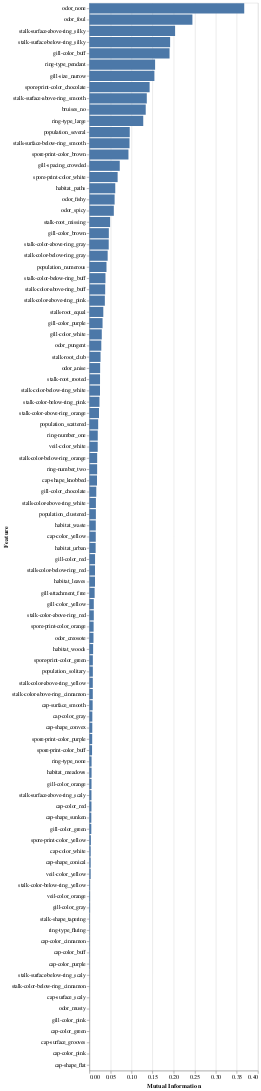

The code cell stored with this chart in its notebook:
### Code cell
# Converting the feature_importance series to a DataFrame
feature_importance_df = feature_importance.reset_index()
feature_importance_df.columns = ['Feature', 'Mutual Information']

# Sorting the DataFrame based on Mutual Information
feature_importance_df = feature_importance_df.sort_values(by='Mutual Information', ascending=False)

# Plotting the bar chart
chart = alt.Chart(feature_importance_df).mark_bar().encode(
    y=alt.Y('Feature:N', sort='-x', title='Feature'),
    x='Mutual Information:Q'
)

chart

### Figure 1 — Vega specification as saved in the notebook (floating-point values rounded to 4 significant figures)
{"$schema": "https://vega.github.io/schema/vega/v5.json", "data": [{"name": "source_0"}, {"name": "data_0", "values": [{"Feature": "odor_none", "Mutual Information": 0.3674, "Mutual Information_end": 0.3674, "Mutual Information_start": 0.0}, {"Feature": "odor_foul", "Mutual Information": 0.2445, "Mutual Information_end": 0.2445, "Mutual Information_start": 0.0}, {"Feature": "stalk-surface-above-ring_silky", "Mutual Information": 0.2034, "Mutual Information_end": 0.2034, "Mutual Information_start": 0.0}, {"Feature": "stalk-surface-below-ring_silky", "Mutual Information": 0.1916, "Mutual Information_end": 0.1916, "Mutual Information_start": 0.0}, {"Feature": "gill-color_buff", "Mutual Information": 0.1903, "Mutual Information_end": 0.1903, "Mutual Information_start": 0.0}, {"Feature": "ring-type_pendant", "Mutual Information": 0.156, "Mutual Information_end": 0.156, "Mutual Information_start": 0.0}, {"Feature": "gill-size_narrow", "Mutual Information": 0.1543, "Mutual Information_end": 0.1543, "Mutual Information_start": 0.0}, {"Feature": "spore-print-color_chocolate", "Mutual Information": 0.143, "Mutual Information_end": 0.143, "Mutual Information_start": 0.0}, {"Feature": "stalk-surface-above-ring_smooth", "Mutual Information": 0.1363, "Mutual Information_end": 0.1363, "Mutual Information_start": 0.0}, {"Feature": "bruises_no", "Mutual Information": 0.1337, "Mutual Information_end": 0.1337, "Mutual Information_start": 0.0}, {"Feature": "ring-type_large", "Mutual Information": 0.1278, "Mutual Information_end": 0.1278, "Mutual Information_start": 0.0}, {"Feature": "population_several", "Mutual Information": 0.0958, "Mutual Information_end": 0.0958, "Mutual Information_start": 0.0}, {"Feature": "stalk-surface-below-ring_smooth", "Mutual Information": 0.09527, "Mutual Information_end": 0.09527, "Mutual Information_start": 0.0}, {"Feature": "spore-print-color_brown", "Mutual Information": 0.09275, "Mutual Information_end": 0.09275, "Mutual Information_start": 0.0}, {"Feature": "gill-spacing_crowded", "Mutual Information": 0.0721, "Mutual Information_end": 0.0721, "Mutual Information_start": 0.0}, {"Feature": "spore-print-color_white", "Mutual Information": 0.06708, "Mutual Information_end": 0.06708, "Mutual Information_start": 0.0}, {"Feature": "habitat_paths", "Mutual Information": 0.06145, "Mutual Information_end": 0.06145, "Mutual Information_start": 0.0}, {"Feature": "odor_fishy", "Mutual Information": 0.05993, "Mutual Information_end": 0.05993, "Mutual Information_start": 0.0}, {"Feature": "odor_spicy", "Mutual Information": 0.05804, "Mutual Information_end": 0.05804, "Mutual Information_start": 0.0}, {"Feature": "stalk-root_missing", "Mutual Information": 0.04921, "Mutual Information_end": 0.04921, "Mutual Information_start": 0.0}, {"Feature": "gill-color_brown", "Mutual Information": 0.04622, "Mutual Information_end": 0.04622, "Mutual Information_start": 0.0}, {"Feature": "stalk-color-above-ring_gray", "Mutual Information": 0.04594, "Mutual Information_end": 0.04594, "Mutual Information_start": 0.0}, {"Feature": "stalk-color-below-ring_gray", "Mutual Information": 0.04341, "Mutual Information_end": 0.04341, "Mutual Information_start": 0.0}, {"Feature": "population_numerous", "Mutual Information": 0.04065, "Mutual Information_end": 0.04065, "Mutual Information_start": 0.0}, {"Feature": "stalk-color-below-ring_buff", "Mutual Information": 0.03821, "Mutual Information_end": 0.03821, "Mutual Information_start": 0.0}, {"Feature": "stalk-color-above-ring_buff", "Mutual Information": 0.03756, "Mutual Information_end": 0.03756, "Mutual Information_start": 0.0}, {"Feature": "stalk-color-above-ring_pink", "Mutual Information": 0.03675, "Mutual Information_end": 0.03675, "Mutual Information_start": 0.0}, {"Feature": "stalk-root_equal", "Mutual Information": 0.03309, "Mutual Information_end": 0.03309, "Mutual Information_start": 0.0}, {"Feature": "gill-color_purple", "Mutual Information": 0.03131, "Mutual Information_end": 0.03131, "Mutual Information_start": 0.0}, {"Feature": "gill-color_white", "Mutual Information": 0.02948, "Mutual Information_end": 0.02948, "Mutual Information_start": 0.0}, {"Feature": "odor_pungent", "Mutual Information": 0.02835, "Mutual Information_end": 0.02835, "Mutual Information_start": 0.0}, {"Feature": "stalk-root_club", "Mutual Information": 0.02654, "Mutual Information_end": 0.02654, "Mutual Information_start": 0.0}, {"Feature": "odor_anise", "Mutual Information": 0.02559, "Mutual Information_end": 0.02559, "Mutual Information_start": 0.0}, {"Feature": "stalk-root_rooted", "Mutual Information": 0.02533, "Mutual Information_end": 0.02533, "Mutual Information_start": 0.0}, {"Feature": "stalk-color-below-ring_white", "Mutual Information": 0.02523, "Mutual Information_end": 0.02523, "Mutual Information_start": 0.0}, {"Feature": "stalk-color-below-ring_pink", "Mutual Information": 0.02402, "Mutual Information_end": 0.02402, "Mutual Information_start": 0.0}, {"Feature": "stalk-color-above-ring_orange", "Mutual Information": 0.02287, "Mutual Information_end": 0.02287, "Mutual Information_start": 0.0}, {"Feature": "population_scattered", "Mutual Information": 0.02091, "Mutual Information_end": 0.02091, "Mutual Information_start": 0.0}, {"Feature": "ring-number_one", "Mutual Information": 0.01994, "Mutual Information_end": 0.01994, "Mutual Information_start": 0.0}, {"Feature": "veil-color_white", "Mutual Information": 0.01981, "Mutual Information_end": 0.01981, "Mutual Information_start": 0.0}, {"Feature": "stalk-color-below-ring_orange", "Mutual Information": 0.01854, "Mutual Information_end": 0.01854, "Mutual Information_start": 0.0}, {"Feature": "ring-number_two", "Mutual Information": 0.01845, "Mutual Information_end": 0.01845, "Mutual Information_start": 0.0}, {"Feature": "cap-shape_knobbed", "Mutual Information": 0.01813, "Mutual Information_end": 0.01813, "Mutual Information_start": 0.0}, {"Feature": "gill-color_chocolate", "Mutual Information": 0.01644, "Mutual Information_end": 0.01644, "Mutual Information_start": 0.0}, {"Feature": "stalk-color-above-ring_white", "Mutual Information": 0.01554, "Mutual Information_end": 0.01554, "Mutual Information_start": 0.0}, {"Feature": "population_clustered", "Mutual Information": 0.01547, "Mutual Information_end": 0.01547, "Mutual Information_start": 0.0}, {"Feature": "habitat_waste", "Mutual Information": 0.01526, "Mutual Information_end": 0.01526, "Mutual Information_start": 0.0}, {"Feature": "cap-color_yellow", "Mutual Information": 0.0152, "Mutual Information_end": 0.0152, "Mutual Information_start": 0.0}, {"Feature": "habitat_urban", "Mutual Information": 0.01491, "Mutual Information_end": 0.01491, "Mutual Information_start": 0.0}, {"Feature": "gill-color_red", "Mutual Information": 0.01353, "Mutual Information_end": 0.01353, "Mutual Information_start": 0.0}, {"Feature": "stalk-color-below-ring_red", "Mutual Information": 0.01337, "Mutual Information_end": 0.01337, "Mutual Information_start": 0.0}, {"Feature": "habitat_leaves", "Mutual Information": 0.01332, "Mutual Information_end": 0.01332, "Mutual Information_start": 0.0}, {"Feature": "gill-attachment_free", "Mutual Information": 0.01251, "Mutual Information_end": 0.01251, "Mutual Information_start": 0.0}, {"Feature": "gill-color_yellow", "Mutual Information": 0.01053, "Mutual Information_end": 0.01053, "Mutual Information_start": 0.0}, {"Feature": "stalk-color-above-ring_red", "Mutual Information": 0.01052, "Mutual Information_end": 0.01052, "Mutual Information_start": 0.0}, {"Feature": "spore-print-color_orange", "Mutual Information": 0.01011, "Mutual Information_end": 0.01011, "Mutual Information_start": 0.0}, {"Feature": "odor_creosote", "Mutual Information": 0.009789, "Mutual Information_end": 0.009789, "Mutual Information_start": 0.0}, {"Feature": "habitat_woods", "Mutual Information": 0.008935, "Mutual Information_end": 0.008935, "Mutual Information_start": 0.0}, {"Feature": "spore-print-color_green", "Mutual Information": 0.008321, "Mutual Information_end": 0.008321, "Mutual Information_start": 0.0}, {"Feature": "population_solitary", "Mutual Information": 0.008289, "Mutual Information_end": 0.008289, "Mutual Information_start": 0.0}, {"Feature": "stalk-color-above-ring_yellow", "Mutual Information": 0.008182, "Mutual Information_end": 0.008182, "Mutual Information_start": 0.0}, {"Feature": "stalk-color-above-ring_cinnamon", "Mutual Information": 0.008159, "Mutual Information_end": 0.008159, "Mutual Information_start": 0.0}, {"Feature": "cap-surface_smooth", "Mutual Information": 0.007831, "Mutual Information_end": 0.007831, "Mutual Information_start": 0.0}, {"Feature": "cap-color_gray", "Mutual Information": 0.007091, "Mutual Information_end": 0.007091, "Mutual Information_start": 0.0}, {"Feature": "cap-shape_convex", "Mutual Information": 0.006968, "Mutual Information_end": 0.006968, "Mutual Information_start": 0.0}, {"Feature": "spore-print-color_purple", "Mutual Information": 0.006768, "Mutual Information_end": 0.006768, "Mutual Information_start": 0.0}, {"Feature": "spore-print-color_buff", "Mutual Information": 0.006411, "Mutual Information_end": 0.006411, "Mutual Information_start": 0.0}, {"Feature": "ring-type_none", "Mutual Information": 0.005282, "Mutual Information_end": 0.005282, "Mutual Information_start": 0.0}, {"Feature": "habitat_meadows", "Mutual Information": 0.005254, "Mutual Information_end": 0.005254, "Mutual Information_start": 0.0}, {"Feature": "gill-color_orange", "Mutual Information": 0.005131, "Mutual Information_end": 0.005131, "Mutual Information_start": 0.0}, {"Feature": "stalk-surface-above-ring_scaly", "Mutual Information": 0.00501, "Mutual Information_end": 0.00501, "Mutual Information_start": 0.0}, {"Feature": "cap-color_red", "Mutual Information": 0.004976, "Mutual Information_end": 0.004976, "Mutual Information_start": 0.0}, {"Feature": "cap-shape_sunken", "Mutual Information": 0.004684, "Mutual Information_end": 0.004684, "Mutual Information_start": 0.0}, {"Feature": "gill-color_green", "Mutual Information": 0.004639, "Mutual Information_end": 0.004639, "Mutual Information_start": 0.0}, {"Feature": "spore-print-color_yellow", "Mutual Information": 0.003663, "Mutual Information_end": 0.003663, "Mutual Information_start": 0.0}, {"Feature": "cap-color_white", "Mutual Information": 0.003172, "Mutual Information_end": 0.003172, "Mutual Information_start": 0.0}, {"Feature": "cap-shape_conical", "Mutual Information": 0.003104, "Mutual Information_end": 0.003104, "Mutual Information_start": 0.0}, {"Feature": "veil-color_yellow", "Mutual Information": 0.003078, "Mutual Information_end": 0.003078, "Mutual Information_start": 0.0}, {"Feature": "stalk-color-below-ring_yellow", "Mutual Information": 0.001704, "Mutual Information_end": 0.001704, "Mutual Information_start": 0.0}, {"Feature": "veil-color_orange", "Mutual Information": 0.001701, "Mutual Information_end": 0.001701, "Mutual Information_start": 0.0}, {"Feature": "gill-color_gray", "Mutual Information": 0.001671, "Mutual Information_end": 0.001671, "Mutual Information_start": 0.0}, {"Feature": "stalk-shape_tapering", "Mutual Information": 0.001002, "Mutual Information_end": 0.001002, "Mutual Information_start": 0.0}, {"Feature": "ring-type_flaring", "Mutual Information": 0.0008539, "Mutual Information_end": 0.0008539, "Mutual Information_start": 0.0}, {"Feature": "cap-color_cinnamon", "Mutual Information": 0.0008453, "Mutual Information_end": 0.0008453, "Mutual Information_start": 0.0}, {"Feature": "cap-color_buff", "Mutual Information": 0.000799, "Mutual Information_end": 0.000799, "Mutual Information_start": 0.0}, {"Feature": "cap-color_purple", "Mutual Information": 0.0006458, "Mutual Information_end": 0.0006458, "Mutual Information_start": 0.0}, {"Feature": "stalk-surface-below-ring_scaly", "Mutual Information": 0.0003752, "Mutual Information_end": 0.0003752, "Mutual Information_start": 0.0}, {"Feature": "stalk-color-below-ring_cinnamon", "Mutual Information": 0.0003176, "Mutual Information_end": 0.0003176, "Mutual Information_start": 0.0}, {"Feature": "cap-surface_scaly", "Mutual Information": 5.031e-05, "Mutual Information_end": 5.031e-05, "Mutual Information_start": 0.0}, {"Feature": "odor_musty", "Mutual Information": 0.0, "Mutual Information_end": 0.0, "Mutual Information_start": 0.0}, {"Feature": "gill-color_pink", "Mutual Information": 0.0, "Mutual Information_end": 0.0, "Mutual Information_start": 0.0}, {"Feature": "cap-color_green", "Mutual Information": 0.0, "Mutual Information_end": 0.0, "Mutual Information_start": 0.0}, {"Feature": "cap-surface_grooves", "Mutual Information": 0.0, "Mutual Information_end": 0.0, "Mutual Information_start": 0.0}, {"Feature": "cap-color_pink", "Mutual Information": 0.0, "Mutual Information_end": 0.0, "Mutual Information_start": 0.0}, {"Feature": "cap-shape_flat", "Mutual Information": 0.0, "Mutual Information_end": 0.0, "Mutual Information_start": 0.0}]}, {"name": "source_0_y_domain_Feature", "values": [{"Feature": "odor_none", "sort_field": 0.3674}, {"Feature": "odor_foul", "sort_field": 0.2445}, {"Feature": "stalk-surface-above-ring_silky", "sort_field": 0.2034}, {"Feature": "stalk-surface-below-ring_silky", "sort_field": 0.1916}, {"Feature": "gill-color_buff", "sort_field": 0.1903}, {"Feature": "ring-type_pendant", "sort_field": 0.156}, {"Feature": "gill-size_narrow", "sort_field": 0.1543}, {"Feature": "spore-print-color_chocolate", "sort_field": 0.143}, {"Feature": "stalk-surface-above-ring_smooth", "sort_field": 0.1363}, {"Feature": "bruises_no", "sort_field": 0.1337}, {"Feature": "ring-type_large", "sort_field": 0.1278}, {"Feature": "population_several", "sort_field": 0.0958}, {"Feature": "stalk-surface-below-ring_smooth", "sort_field": 0.09527}, {"Feature": "spore-print-color_brown", "sort_field": 0.09275}, {"Feature": "gill-spacing_crowded", "sort_field": 0.0721}, {"Feature": "spore-print-color_white", "sort_field": 0.06708}, {"Feature": "habitat_paths", "sort_field": 0.06145}, {"Feature": "odor_fishy", "sort_field": 0.05993}, {"Feature": "odor_spicy", "sort_field": 0.05804}, {"Feature": "stalk-root_missing", "sort_field": 0.04921}, {"Feature": "gill-color_brown", "sort_field": 0.04622}, {"Feature": "stalk-color-above-ring_gray", "sort_field": 0.04594}, {"Feature": "stalk-color-below-ring_gray", "sort_field": 0.04341}, {"Feature": "population_numerous", "sort_field": 0.04065}, {"Feature": "stalk-color-below-ring_buff", "sort_field": 0.03821}, {"Feature": "stalk-color-above-ring_buff", "sort_field": 0.03756}, {"Feature": "stalk-color-above-ring_pink", "sort_field": 0.03675}, {"Feature": "stalk-root_equal", "sort_field": 0.03309}, {"Feature": "gill-color_purple", "sort_field": 0.03131}, {"Feature": "gill-color_white", "sort_field": 0.02948}, {"Feature": "odor_pungent", "sort_field": 0.02835}, {"Feature": "stalk-root_club", "sort_field": 0.02654}, {"Feature": "odor_anise", "sort_field": 0.02559}, {"Feature": "stalk-root_rooted", "sort_field": 0.02533}, {"Feature": "stalk-color-below-ring_white", "sort_field": 0.02523}, {"Feature": "stalk-color-below-ring_pink", "sort_field": 0.02402}, {"Feature": "stalk-color-above-ring_orange", "sort_field": 0.02287}, {"Feature": "population_scattered", "sort_field": 0.02091}, {"Feature": "ring-number_one", "sort_field": 0.01994}, {"Feature": "veil-color_white", "sort_field": 0.01981}, {"Feature": "stalk-color-below-ring_orange", "sort_field": 0.01854}, {"Feature": "ring-number_two", "sort_field": 0.01845}, {"Feature": "cap-shape_knobbed", "sort_field": 0.01813}, {"Feature": "gill-color_chocolate", "sort_field": 0.01644}, {"Feature": "stalk-color-above-ring_white", "sort_field": 0.01554}, {"Feature": "population_clustered", "sort_field": 0.01547}, {"Feature": "habitat_waste", "sort_field": 0.01526}, {"Feature": "cap-color_yellow", "sort_field": 0.0152}, {"Feature": "habitat_urban", "sort_field": 0.01491}, {"Feature": "gill-color_red", "sort_field": 0.01353}, {"Feature": "stalk-color-below-ring_red", "sort_field": 0.01337}, {"Feature": "habitat_leaves", "sort_field": 0.01332}, {"Feature": "gill-attachment_free", "sort_field": 0.01251}, {"Feature": "gill-color_yellow", "sort_field": 0.01053}, {"Feature": "stalk-color-above-ring_red", "sort_field": 0.01052}, {"Feature": "spore-print-color_orange", "sort_field": 0.01011}, {"Feature": "odor_creosote", "sort_field": 0.009789}, {"Feature": "habitat_woods", "sort_field": 0.008935}, {"Feature": "spore-print-color_green", "sort_field": 0.008321}, {"Feature": "population_solitary", "sort_field": 0.008289}, {"Feature": "stalk-color-above-ring_yellow", "sort_field": 0.008182}, {"Feature": "stalk-color-above-ring_cinnamon", "sort_field": 0.008159}, {"Feature": "cap-surface_smooth", "sort_field": 0.007831}, {"Feature": "cap-color_gray", "sort_field": 0.007091}, {"Feature": "cap-shape_convex", "sort_field": 0.006968}, {"Feature": "spore-print-color_purple", "sort_field": 0.006768}, {"Feature": "spore-print-color_buff", "sort_field": 0.006411}, {"Feature": "ring-type_none", "sort_field": 0.005282}, {"Feature": "habitat_meadows", "sort_field": 0.005254}, {"Feature": "gill-color_orange", "sort_field": 0.005131}, {"Feature": "stalk-surface-above-ring_scaly", "sort_field": 0.00501}, {"Feature": "cap-color_red", "sort_field": 0.004976}, {"Feature": "cap-shape_sunken", "sort_field": 0.004684}, {"Feature": "gill-color_green", "sort_field": 0.004639}, {"Feature": "spore-print-color_yellow", "sort_field": 0.003663}, {"Feature": "cap-color_white", "sort_field": 0.003172}, {"Feature": "cap-shape_conical", "sort_field": 0.003104}, {"Feature": "veil-color_yellow", "sort_field": 0.003078}, {"Feature": "stalk-color-below-ring_yellow", "sort_field": 0.001704}, {"Feature": "veil-color_orange", "sort_field": 0.001701}, {"Feature": "gill-color_gray", "sort_field": 0.001671}, {"Feature": "stalk-shape_tapering", "sort_field": 0.001002}, {"Feature": "ring-type_flaring", "sort_field": 0.0008539}, {"Feature": "cap-color_cinnamon", "sort_field": 0.0008453}, {"Feature": "cap-color_buff", "sort_field": 0.000799}, {"Feature": "cap-color_purple", "sort_field": 0.0006458}, {"Feature": "stalk-surface-below-ring_scaly", "sort_field": 0.0003752}, {"Feature": "stalk-color-below-ring_cinnamon", "sort_field": 0.0003176}, {"Feature": "cap-surface_scaly", "sort_field": 5.031e-05}, {"Feature": "odor_musty", "sort_field": 0.0}, {"Feature": "gill-color_pink", "sort_field": 0.0}, {"Feature": "cap-color_green", "sort_field": 0.0}, {"Feature": "cap-surface_grooves", "sort_field": 0.0}, {"Feature": "cap-color_pink", "sort_field": 0.0}, {"Feature": "cap-shape_flat", "sort_field": 0.0}]}], "signals": [{"name": "y_step", "value": 20}, {"name": "height", "update": "bandspace(domain('y').length, 0.1, 0.05) * y_step"}], "marks": [{"type": "rect", "name": "marks", "from": {"data": "data_0"}, "encode": {"update": {"x": {"field": "Mutual Information_end", "scale": "x"}, "x2": {"field": "Mutual Information_start", "scale": "x"}, "y": {"field": "Feature", "scale": "y"}, "height": {"signal": "max(0.25, bandwidth('y'))"}, "fill": {"value": "#4c78a8"}, "ariaRoleDescription": {"value": "bar"}, "description": {"signal": "\"Mutual Information: \" + (format(datum[\"Mutual Information\"], \"\")) + \"; Feature: \" + (isValid(datum[\"Feature\"]) ? datum[\"Feature\"] : \"\"+datum[\"Feature\"])"}}}, "style": ["bar"]}], "scales": [{"name": "x", "type": "linear", "domain": {"data": "data_0", "fields": ["Mutual Information_start", "Mutual Information_end"]}, "range": [0, {"signal": "width"}], "zero": true, "nice": true}, {"name": "y", "type": "band", "domain": {"data": "source_0_y_domain_Feature", "field": "Feature", "sort": {"op": "max", "field": "sort_field", "order": "descending"}}, "range": {"step": {"signal": "y_step"}}, "paddingInner": 0.1, "paddingOuter": 0.05}], "axes": [{"scale": "x", "zindex": 0, "gridScale": "y", "aria": false, "orient": "bottom", "tickCount": {"signal": "ceil(width/40)"}, "labels": false, "domain": false, "grid": true, "minExtent": 0, "ticks": false, "maxExtent": 0}, {"scale": "x", "labelOverlap": true, "grid": false, "labelFlush": true, "tickCount": {"signal": "ceil(width/40)"}, "orient": "bottom", "title": "Mutual Information", "zindex": 0}, {"scale": "y", "title": "Feature", "grid": false, "zindex": 0, "orient": "left"}], "background": "white", "width": 300, "style": "cell", "padding": 5}
